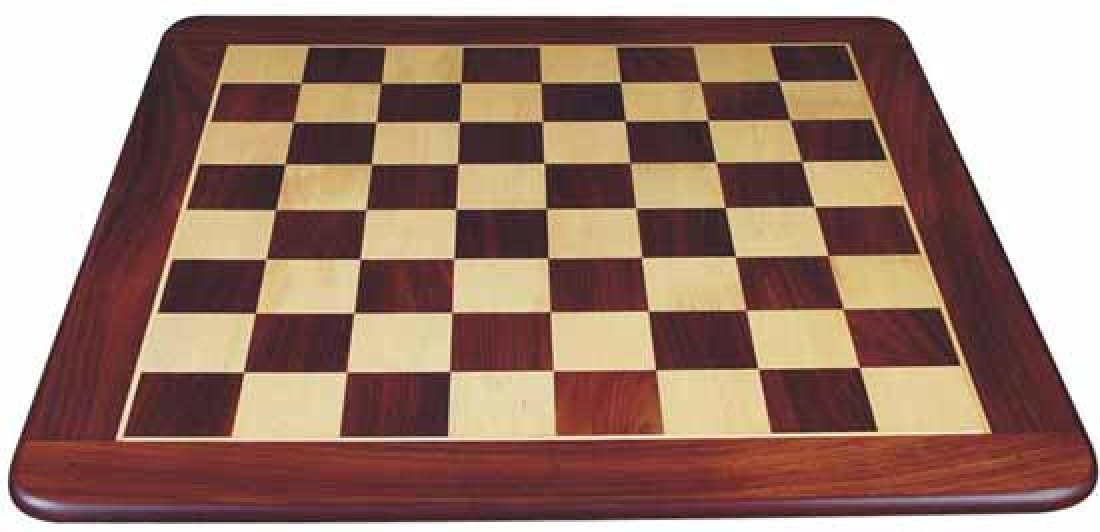
#> input picture Assignment04/resize4.jpg, 2200 x 1064 px (shown at 1/2 size); its folder holds 3 pictures in this run
$ python HW4.py
#> lines starting #> are read from the running program, lines starting #| are printed output that depends on the picture
### Assignment04/utils.py
import matplotlib.pyplot as plt
import numpy as np
import cv2

def load_image(filepath):
    imageBGR = cv2.imread(filepath, 1)
    imageRGB = BGR2RGB(imageBGR)
    return imageRGB


def show_image(image,gray=False, name=None, save=False):
    if gray is True:
        plt.imshow(image, cmap=plt.cm.gray)
    else:
        plt.imshow(image)
    if save is True:
        plt.savefig(f'{name}.png')
    plt.show()


def BGR2RGB(image):
    red = image[:, :, 2]
    green = image[:, :, 1]
    blue = image[:, :, 0]
    new_image = np.dstack((red, green, blue))
    return new_image

def convert2gray(image):
    res = cv2.cvtColor(image, cv2.COLOR_RGB2GRAY)
    return res

def gaussianblur(image, std):
    size = (std * 4 + 1, std * 4 + 1)
    res = cv2.GaussianBlur(image, size, std)
    return res

### Assignment04/HarrisCorneerDetection.py
import utils
import numpy as np
from numpy.fft import fft2, ifft2
import cv2
from skimage.feature import peak_local_max
import matplotlib.pyplot as plt
class HarrisCornerDetector():

    def __init__(self):
        pass

    def my_filter(self, f, im):
        '''
        Define a filter using FFT and inverse FFT and use it to an image.
        :param f: filter
        :param im: image
        :return: filtered image
        '''
        image = im
        kernel = np.zeros(image.shape)
        kernel[:f.shape[0], :f.shape[1]] = f
        kernel = fft2(kernel)
        fim = fft2(image)
        res = np.real(ifft2(kernel * fim)).astype(float)
        return res

    def cornerness(self, A, B, C, epsilon=0.01):
        detH = A * C - np.square(B)
        traceH = A + C
        M = detH / (epsilon + traceH)
        return M

    def NMS(self, M, distance, threshold):
        res = peak_local_max(M, distance, threshold)
        return res

    def visulize(self, img_toshow, res, radius, color, thickness):
        for i, j in res:
            cv2.circle(img_toshow, (j, i), radius, color, thickness)
        plt.imshow(img_toshow)
        plt.axis('off')
        plt.savefig('resize.png')
        plt.show()
        pass

### Assignment04/HW4.py
import utils
import HarrisCorneerDetection
import numpy as np
import matplotlib.pyplot as plt
import cv2


def main(filepath):
    HW4 = HarrisCorneerDetection.HarrisCornerDetector()
    # 1.a
    img = utils.convert2gray(utils.load_image(filepath))
#> in load_image, imageBGR is the input picture: shape (1064, 2200, 3); mean B, G, R 113.4, 126.6, 156.8
#> in BGR2RGB, `red = image[:, :, 2]`:
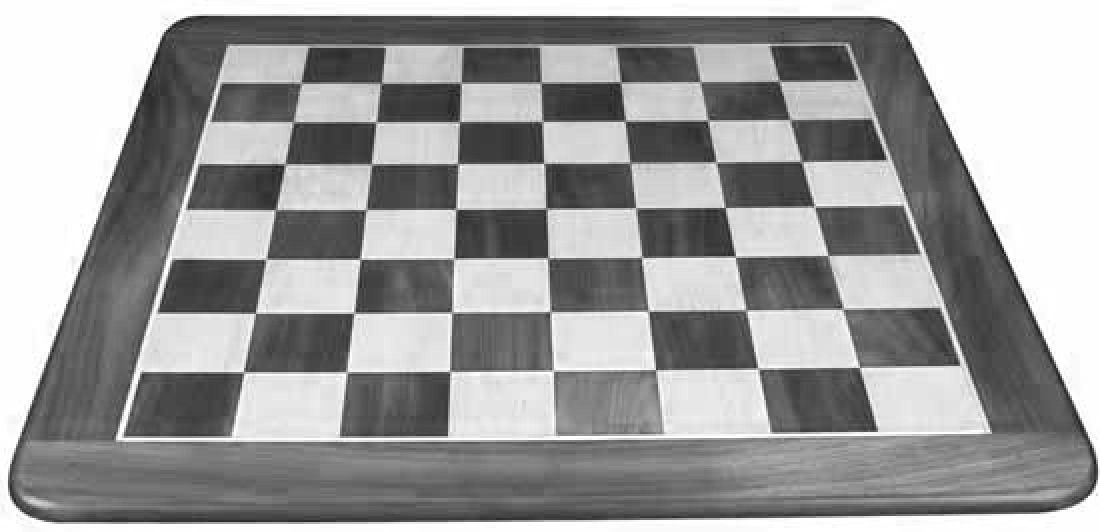
#> red: shape (1064, 2200) (shown at 1/2 size); min 7, max 255, mean 156.8
#> in BGR2RGB, `green = image[:, :, 1]`:
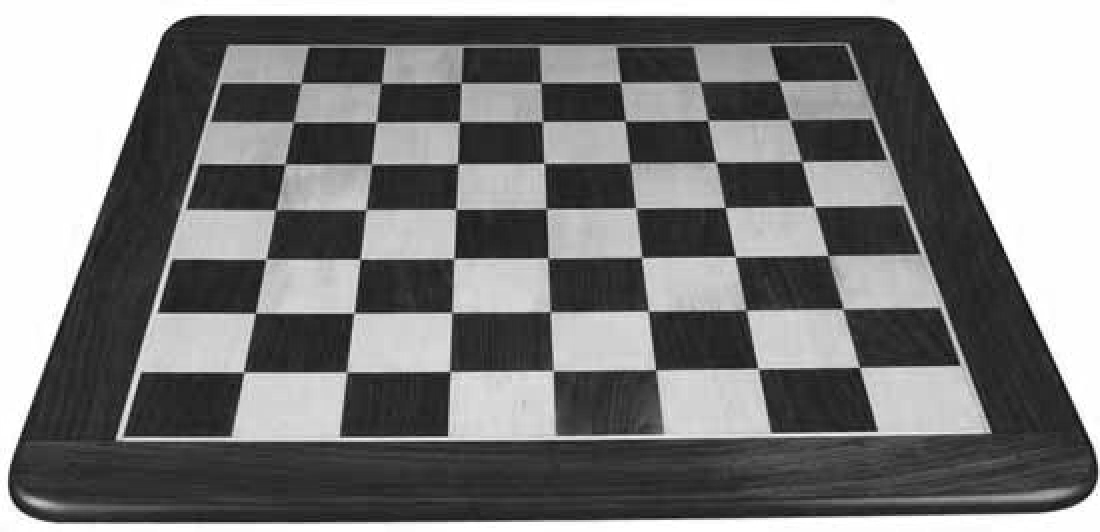
#> green: shape (1064, 2200) (shown at 1/2 size); min 0, max 255, mean 126.6
#> in BGR2RGB, `blue = image[:, :, 0]`:
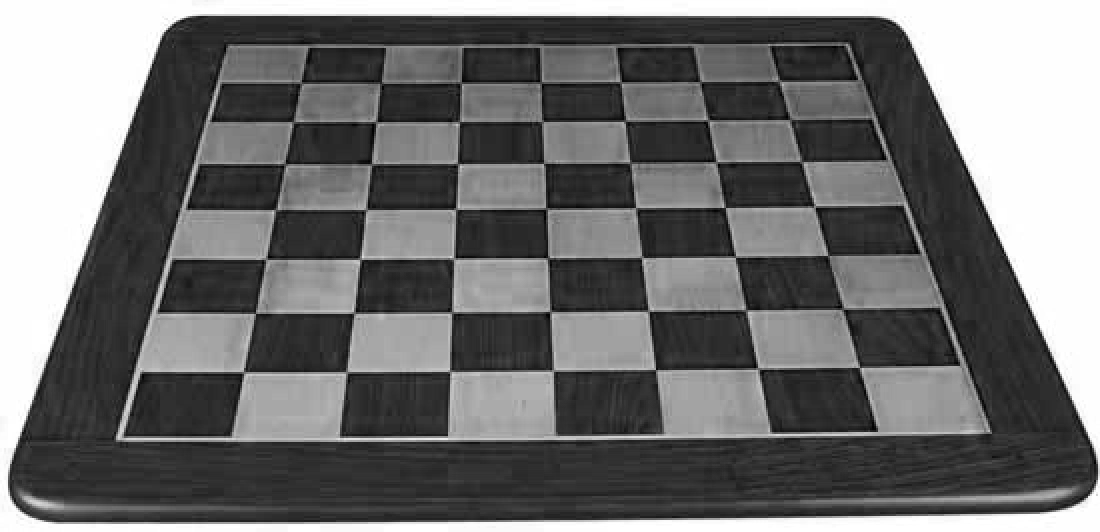
#> blue: shape (1064, 2200) (shown at 1/2 size); min 0, max 255, mean 113.4
    img_toshow = utils.load_image(filepath)
    utils.show_image(img, gray=True)
    # 1.b
    fx = np.array([-1, 0, 1, -2, 0, 2, -1, 0, 1]).reshape((3, -1))
    Ix = HW4.my_filter(fx, img)
    plt.imshow(Ix)
    plt.gray()
    plt.axis('off')
    plt.show()
    # plt.savefig(f'2b1.png')
    fy = np.array([1, 2, 1, 0, 0, 0, -1, -2, -1]).reshape((3, -1))
    Iy = HW4.my_filter(fy, img)
    plt.imshow(Iy)
    plt.gray()
    plt.axis('off')
    # plt.savefig(f'2b12.png')
    plt.show()
    # 1.c
    Ix2 = np.square(Ix)
    Iy2 = np.square(Iy)
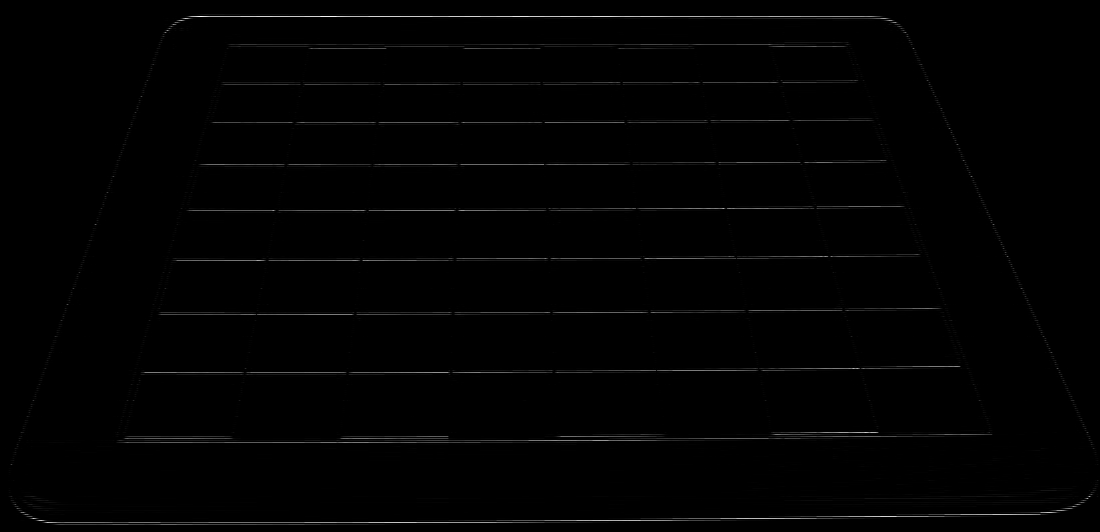
#> Iy2: shape (1064, 2200) float64 (shown at 1/2 size); min 0, max 524176, mean 4156.4; drawn with min black and max white
    Ixy = Ix * Iy
    # 1.d, 1.e
    GIx2 = utils.gaussianblur(Ix2, 2)
    GIy2 = utils.gaussianblur(Iy2, 2)
    GIxy = utils.gaussianblur(Ixy, 2)
#> call 3 of gaussianblur, with std = 2
#> in gaussianblur (call 3), `res = cv2.GaussianBlur(image, size, std)`:
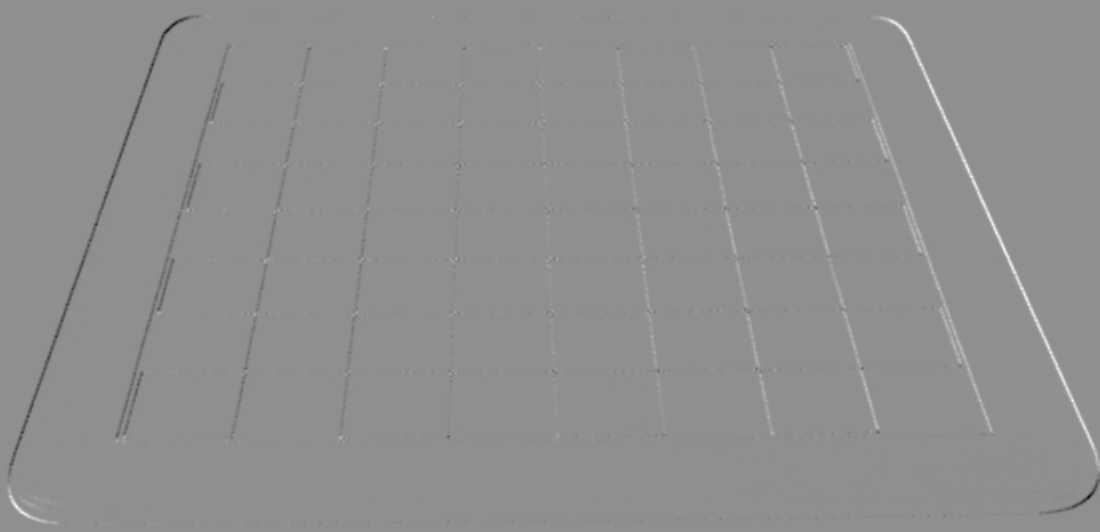
#> res: shape (1064, 2200) float64 (shown at 1/2 size); min -37803.7, max 29345.7, mean 13.9; drawn with min black and max white
    # 1.f
    epsilon = 0.01
    M = HW4.cornerness(GIx2, GIxy, GIy2, epsilon)
#> in cornerness, `traceH = A + C`:
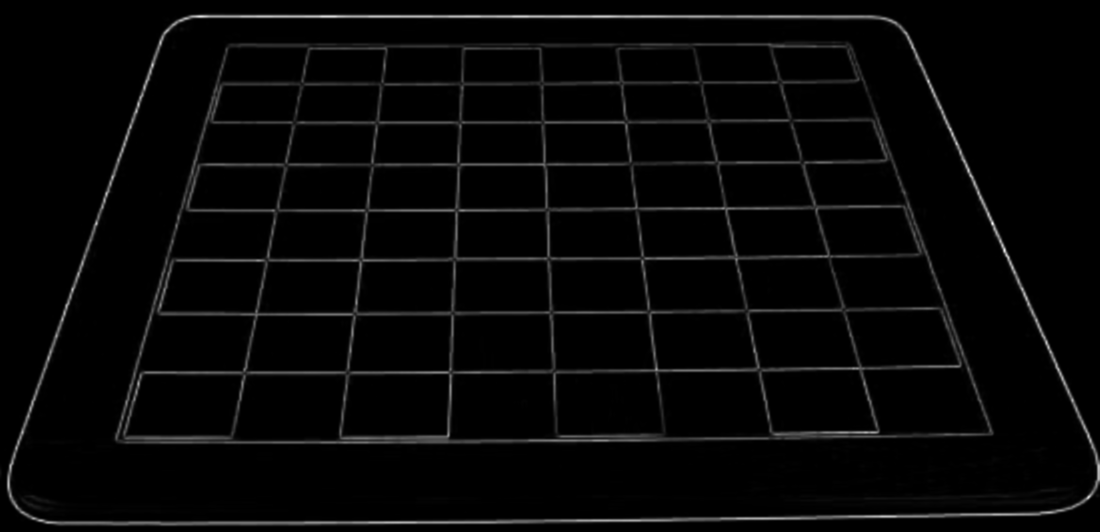
#> traceH: shape (1064, 2200) float64 (shown at 1/2 size); min 2.87e-27, max 228193.9, mean 6172.3; drawn with min black and max white
    # 2.a
    threshold = 8000
    distance = 10
    res = HW4.NMS(M, distance, threshold)
#> in NMS, `res = peak_local_max(M, distance, threshold)`: res = 171 pairs, first value 47 to 1042, second value 22 to 2177
    # 2.b, 2.c
    radius = 3
    color = (0, 255, 0)  # Green
    thickness = 3
    HW4.visulize(img_toshow, res, radius, color, thickness)
#> the loop in visulize, `for i, j in res:` made 171 passes
#> (i, j) on passes 1 to 3: (994, 2177), (61, 334), (448, 1986)
#> after the loop in visulize, `for i, j in res:`:
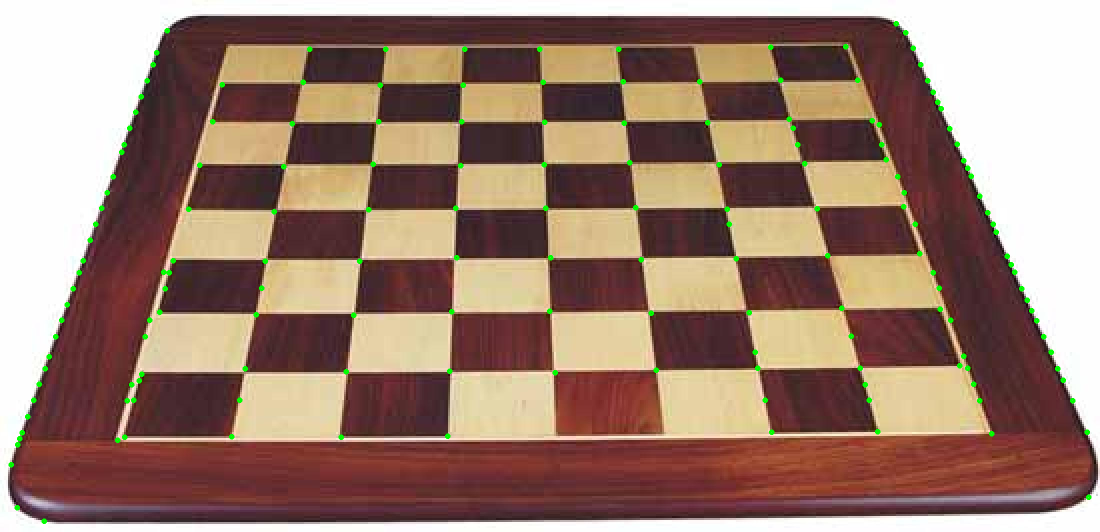
#> img_toshow: shape (1064, 2200, 3) (shown at 1/2 size); mean R, G, B 155.8, 127.5, 112.6


if __name__ == '__main__':
    filepath = 'resize4.jpg'
    main(filepath)
